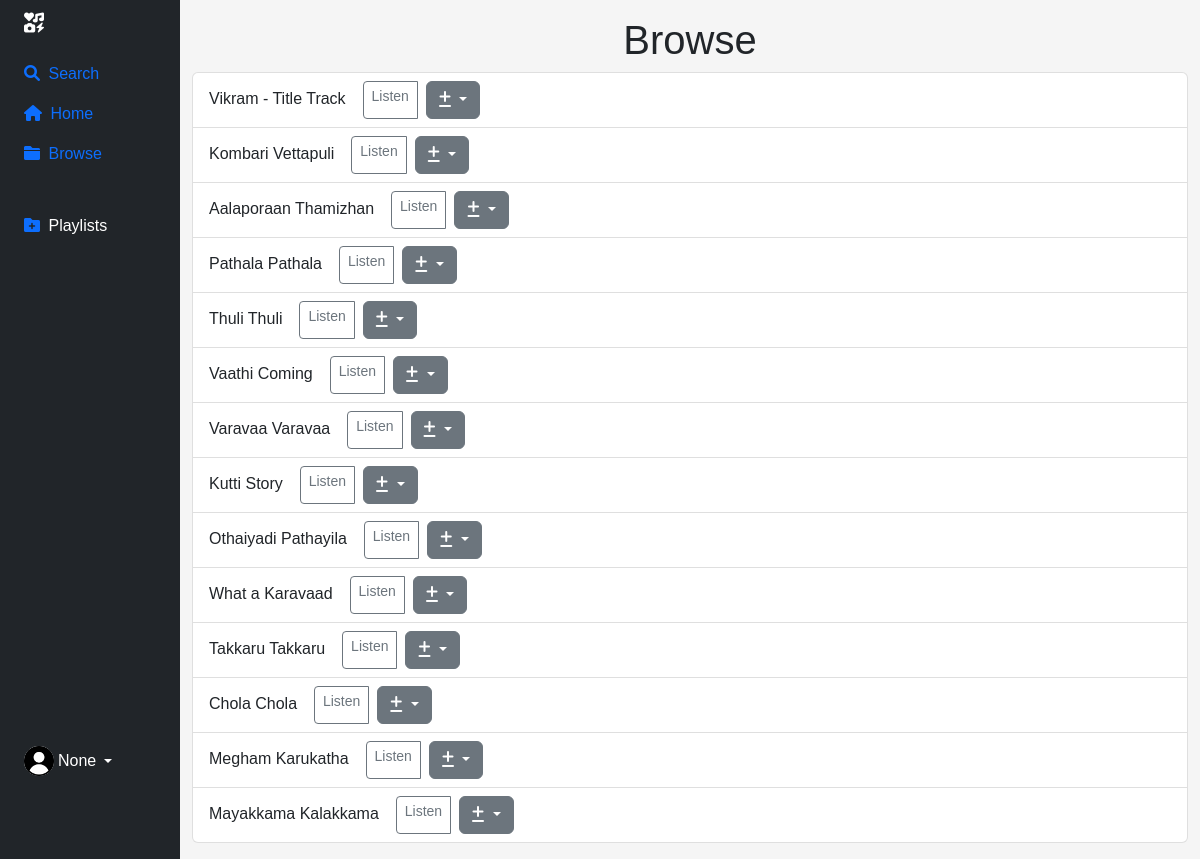
Screenshot of /browse with the database file from the repository.
### tables this page shows
CREATE TABLE songs(
id int,
name text,
artist text,
url text,
image text);

### app.py (the view)
@app.route('/browse')
def browse():
    if all_songs():
        username = session.get("name")
        cur.execute("SELECT rowid, name FROM playlists WHERE username = ?", (username, ))
        playlists = cur.fetchall()
        return render_template('browse.html', songs=allsong, check=1, playlist=playlists, name=username)
    else:
        return redirect("/")
    return redirect("/")
    return render_template('browse.html')

### app.py (called while the page is built)
def all_songs():
    global song, allsong
    cur.execute("SELECT rowid FROM songs")
    playlist_songs = cur.fetchall()
    playlist_data = []
    for id in playlist_songs:
        cur.execute("SELECT rowid, name, artist, url, image FROM songs WHERE rowid= (?)", (id))
        playlist_data.append(cur.fetchone())
    allsong = [
    {
        "id": row[0],
        "name": row[1],
        "artist": row[2],
    }
    for row in playlist_data
    ]
    return True

### templates/browse.html (shortened to what this page needs)
{% extends 'basic.html' %}
{% block content %}
    <h1>Browse</h1>
        <ul class="list-group" style="text-align: left;">
            {% for song in songs %}
                <li class="list-group-item">{{song['name']}} &ensp;
                    <div class="btn-group" role="group" aria-label="Basic outlined example">
                        <a class="btn btn-outline-secondary btn-sm" role="button" aria-disabled="true" href="/play?p={{song['id']}}">Listen</a>
                        <div class="dropdown">
                            <button class="btn btn-secondary dropdown-toggle" type="button" data-bs-toggle="dropdown" aria-expanded="false">
                                <i class="fa-solid fa-plus-minus"></i>
                            </button>
                          </div>
                      </div>
                </li>
            {% endfor %}
          </ul>
{% endblock %}

### rows the page displays
songs: name "Vikram - Title Track"
songs: name "Kombari Vettapuli"
songs: name "Aalaporaan Thamizhan"
songs: name "Pathala Pathala"
songs: name "Thuli Thuli"
songs: name "Vaathi Coming"
songs: name "Varavaa Varavaa"
songs: name "Kutti Story"
songs: name "Othaiyadi Pathayila"
songs: name "What a Karavaad"
songs: name "Takkaru Takkaru"
songs: name "Chola Chola"
songs: name "Megham Karukatha"
songs: name "Mayakkama Kalakkama"

### other values shown
{{ name }} "None"
